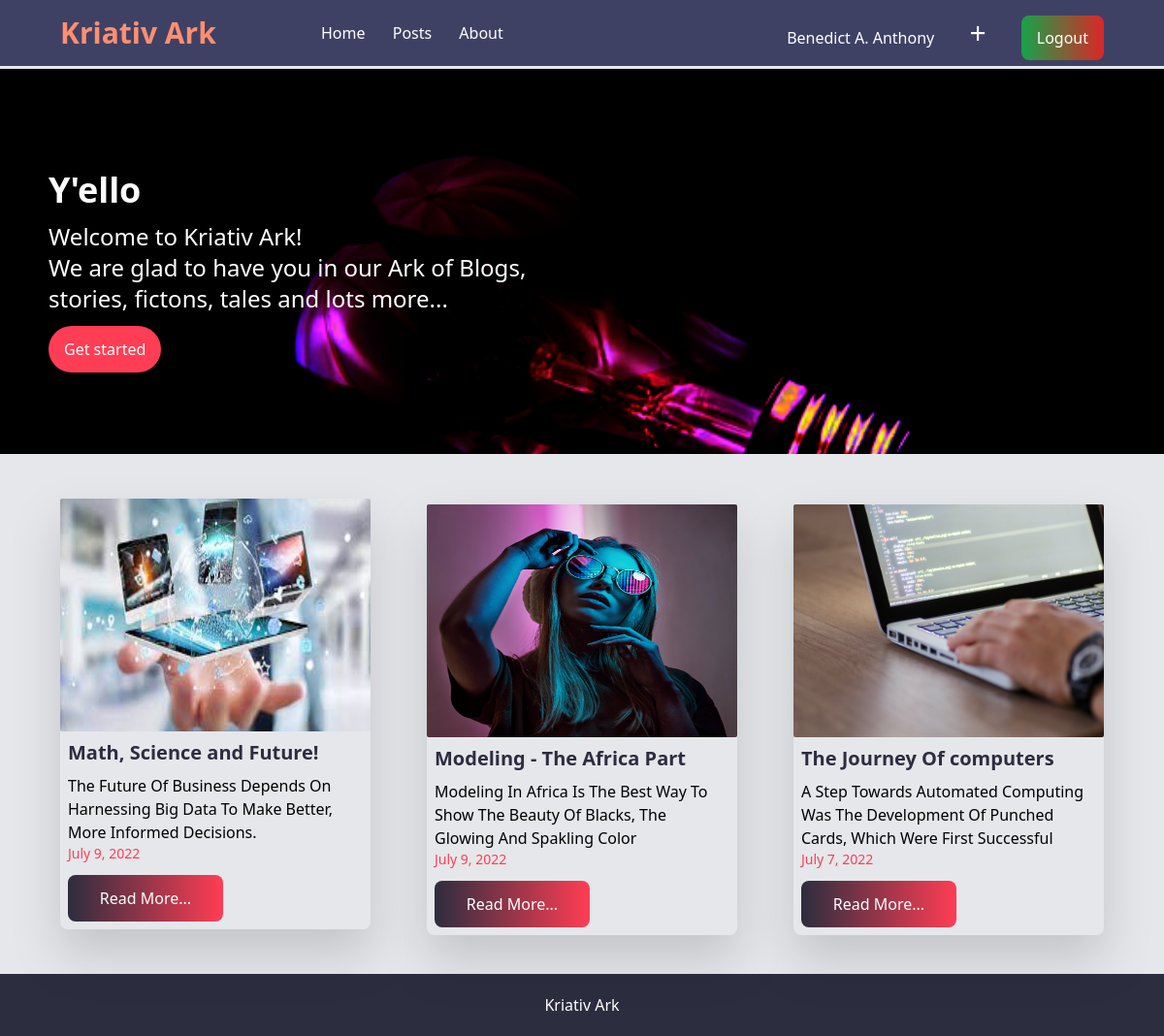
The app's page / (signed in) with its own data.
### users/models.py (models this page shows, shortened)
class Profile(models.Model):
    user = models.OneToOneField(User, on_delete=models.CASCADE)
    first_name = models.CharField(max_length=100)
    last_name = models.CharField(max_length=100)
    contact = models.CharField(max_length=15, blank=True, null=True)
    bio = models.TextField(max_length=300)
    image = models.ImageField(upload_to="profile/images", blank=True, null=True)
    slug = models.SlugField(max_length=255, db_index=True)
    def __str__(self) -> str:
        return f"{self.first_name} {self.last_name}"

### posts/models.py (models this page shows, shortened)
class Post(models.Model):
    author = models.ForeignKey(User, on_delete=models.CASCADE, related_name="post")
    title = models.CharField(max_length=50)
    excert = models.CharField(max_length=100)
    text = models.TextField()
    date = models.DateField(auto_now_add=True)
    slug = models.SlugField(max_length=255, db_index=True)
    image = models.ImageField(upload_to="images", null=True, blank=True)
    tag = models.ManyToManyField(Tag, blank=True)

### posts/views.py (the view)
# urls.py: path("", views.index, name="home"),
def index(request):
    posts = Post.objects.all().order_by("-date")[:3]
    context = {
        "posts":posts
    }
    return render(request, "posts/index.html", context)

### posts/templates/posts/index.html (shortened to what this page needs)
{% extends 'base.html' %}
{% load static %}
{% block content %}
    {% include 'navbar.html' %}
<section class="landing py-4 px-2 w-full">
    <div class="container mx-auto flex flex-col justify-center mt-3 text-center h-full md:text-left md:items-start">
        <h1 class="text-white text-2xl font-semibold md:text-4xl">Y'ello</h1>
        <p class="text-white text-2xl w-full mt-3 md:w-1/2">
            Welcome to Kriativ Ark! <br> We are glad to have you in our Ark of Blogs, stories, fictons, tales and lots more...
        </p>
        <a href=" {% url 'create-account' %} " class="py-3 px-4 bg-LightRed text-white rounded-full hover:bg-VeryLightRed mt-3 text-center text-1xl">Get started</a>
    </div>
</section>
<main class="container mx-auto w-full my-5 py-5 px-3">
    <div class="flex flex-col items-center flex-wrap justify-between space-y-3 md:flex-row">
        {% for post in posts %}
        {% include "./includes/shared.html" %}
        {% endfor %}
    </div>
</main>
{% endblock content %}

### templates/navbar.html (shortened to what this page needs)
<section class="w-100 bg-VeryDarkDesaturatedBlue">
    <header class="container mx-auto py-4 flex relative z-20 justify-between items-center px-3">
      <div class="logo">
        <h2 class="text-2xl md:text-3xl font-bold text-white">
          <a href="{% url 'home' %}" class="text-VeryLightRed">Kriativ Ark</a>
        </h2>
      </div>
      <nav class=" hidden md:flex items-center justify-between w-3/4">
        <div class="space-x-6 ">
          <a href=" {% url 'home' %} " class="text-white hover:text-VeryLightRed">Home</a>
          <a href=" {% url 'posts' %} " class="text-white hover:text-VeryLightRed">Posts</a>
          <a href=" {% url 'about' %} " class="text-white hover:text-VeryLightRed">About</a>
        </div>
        <div class="space-x-8">
          {% if user.is_authenticated %}
          <a href=" {% url 'dashbord' user %} " class="text-white hover:text-VeryLightRed">{{user.profile}}</a>
          <a href= " {% url 'add-post' %} " class="text-white text-3xl hover:text-VeryLightRed">+</a>
          <a href=" {% url 'logout' %} " class="w-full py-3 px-4 bg-gradient-to-r from-green-600 to-red-600 hover:from-red-600 hover:to-green-400 text-white rounded-lg hover:bg-green-800 mt-3 text-center text-1xl md:1/2">Logout</a>
        {% endif %}
      </nav>
</header>
  </section>

### posts/templates/posts/includes/shared.html
{% load static %}
<article class="flex flex-col justify-center items-start h-full w-full text-left drop-shadow-2xl rounded-lg bg-gray-200 pb-2 md:w-80">
    {% if post.image.url is not None %}
        <img src=" {{post.image.url}} " class="w-full h-60 rounded-sm" alt="">
    {% else %}
        <img src=" {% static 'images/default.jpg' %}" alt="{{post.title}}">
    {% endif %}
    <h1 class="text-xl py-2 px-2 text-VeryDarkGrayBlue font-bold">{{post.title}}</h1>
    <p class="text-md font-semi-bold px-2"> {{post.excert |title}}</p>
    <p class="px-2 text-sm text-LightRed">{{post.date}}</p>
    <a href=" {% url 'detail' post.slug %}" class="w-1/2 py-3 mx-2 px-4 mt-3 text-center text-1xl bg-gradient-to-r from-VeryDarkGrayBlue to-LightRed text-white rounded-lg hover:from-VeryDarkDesaturatedBlue hover:to-VeryLightRed ">Read More...</a>
</article>

### records on screen
Post: image (picture), title "Math, Science and Future!", excert "The Future Of Business Depends On Harnessing Big Data To Make Better, More Informed Decisions.", date "July 9, 2022"
Post: image (picture), title "Modeling - The Africa Part", excert "Modeling In Africa Is The Best Way To Show The Beauty Of Blacks, The Glowing And Spakling Color", date "July 9, 2022"
Post: image (picture), title "The Journey Of computers", excert "A Step Towards Automated Computing Was The Development Of Punched Cards, Which Were First Successful", date "July 7, 2022"

### other values on screen
{{ user.profile }} "Benedict A. Anthony"
